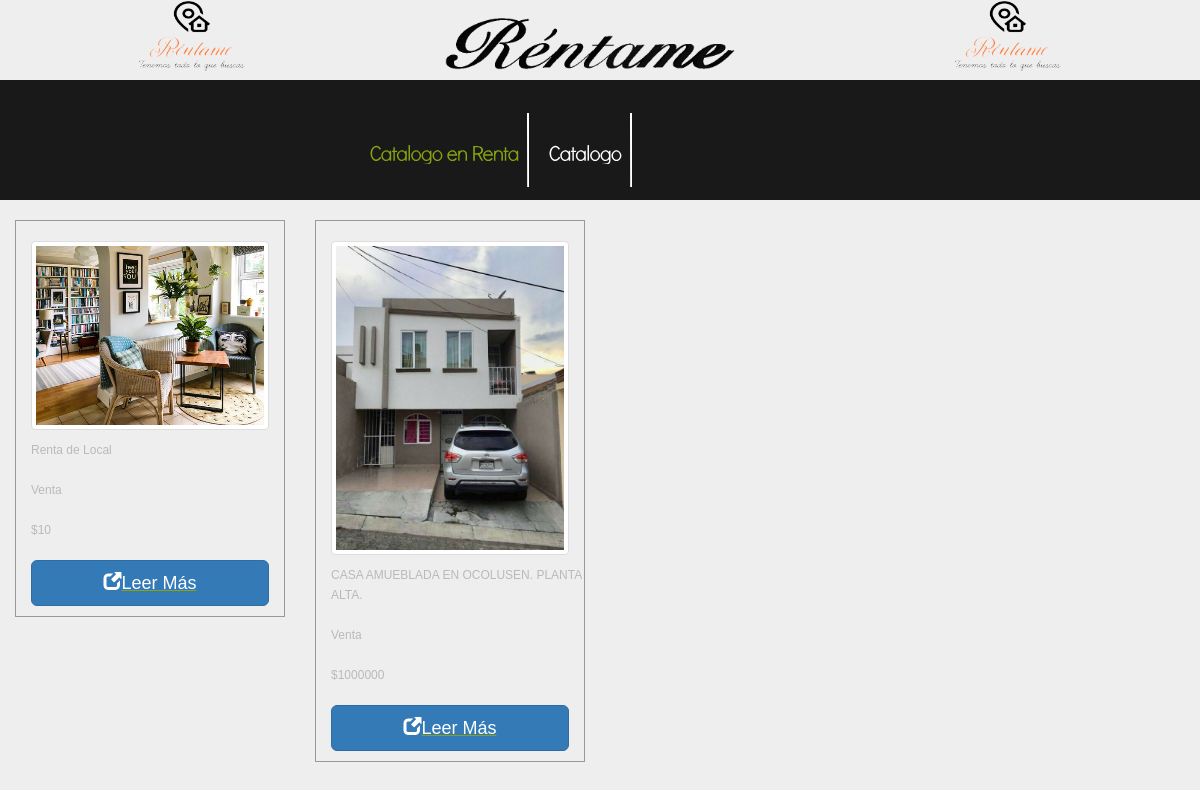
Page /MuestrarioV on the committed database.
### DB/models.py (models this page shows, shortened)
class Propiedad(models.Model):
    idP=models.AutoField(primary_key=True,verbose_name="Clave Propiedad")
    idI=models.ForeignKey(Inmobiliaria,on_delete=models.CASCADE,verbose_name="Clave Inmobiliaria")
    idVR=models.ForeignKey(VentaRenta,on_delete=models.CASCADE,verbose_name="Clave Venta Renta")
    Tipo=models.CharField(max_length=15,verbose_name="Tipo")
    Titulo=models.CharField(max_length=100,verbose_name="Titulo")
    NoCuartos=models.CharField(max_length=5,verbose_name="Numero de Cuartos")
    Telefono=models.CharField(max_length=11,verbose_name="Telefono")
    Correo=models.CharField(max_length=50,verbose_name="Correo")
    Banios=models.CharField(max_length=3,verbose_name="Baños")
    Estado=models.CharField(max_length=20,verbose_name="Estado")
    Ciudad=models.CharField(max_length=40,verbose_name="Ciudad")
    Calle=models.CharField(max_length=60,verbose_name="Calle")
    Colonia=models.CharField(max_length=60,verbose_name="Colonia")
    No=models.CharField(max_length=5,verbose_name="Numero")
    Descripcion=models.TextField(verbose_name="Descripción")
    FotoUno=models.ImageField(null=True,upload_to="fotos",verbose_name="Imagen")
    FotoDos=models.ImageField(null=True,upload_to="fotos",verbose_name="Imagen")
    FotoTres=models.ImageField(null=True,upload_to="fotos",verbose_name="Imagen")
    FotoCuatro=models.ImageField(null=True,upload_to="fotos",verbose_name="Imagen")
    class Meta:
        verbose_name="Propiedad"
        verbose_name_plural="Propiedades"
        ordering=["-Titulo"]

class VentaRenta(models.Model):
    idVR=models.AutoField(primary_key=True,verbose_name="Clave Venta Renta")
    Categoria=models.CharField(max_length=7,verbose_name="Categoria")
    Precio=models.IntegerField(verbose_name="Precio")
    FechaP=models.DateField(auto_now_add=True,verbose_name="Fecha Publicación")
    FechaM=models.DateField(auto_now_add=True,verbose_name="Fecha Actualización")
    class Meta:
        verbose_name="Venta Renta"
        verbose_name_plural="Ventas Rentas"
        ordering=["-FechaP"]

### DB/views.py (the view)
# urls.py: path('MuestrarioV',views_DB.MuestrarioV, name='MuestrarioV'),
def MuestrarioV(request):
    Propiedades=Propiedad.objects.all() #all recupera todos los objetos del modelo (registros de la tabla alumnos)
    Hoteles=Hotel.objects.all()
    VentasRentas=VentaRenta.objects.all()
    return render(request, "db/MuestrarioV.html",{'Propiedad':Propiedades,'Hotel':Hoteles})

### DB/templates/db/MuestrarioV.html (shortened to what this page needs)
{% extends "inicio/Inicio.html" %}
{% load static %}
{% block Contenido%}
    <div>
        <div class="body3">
            <header id="hh">
                <nav class="nav">
                    <ul id="menu">
                        <li id="menu_active"><a href="{%url 'MuestrarioR'%}">Catalogo en Renta</a></li>
						<li><a href="{%url 'Muestrario'%}">Catalogo</a></li>
                    </ul>
                </nav>
                </header>
        </div>
        <br>
        <section id="seccion">
            {% for Propiedades in Propiedad %}
            {% ifequal Propiedades.idVR.Categoria "Venta" %}
                <aside  class="col-lg-3 col-md-3 col-sm-12 col-xs-12">
                        <div class="col-lg-12 col-md-12 col-sm-6 col-xs-12">
                                <img src="{{Propiedades.FotoUno.url}}" class="img-thumbnail" width="100%">
                                <p style="width: 270px; height: auto; text-align: left">{{Propiedades.Titulo}}</p>
                                <p>{{Propiedades.idVR.Categoria}}</p>
                                <p>${{Propiedades.idVR.Precio}}</p>
                                 <a href="{% url 'Informacion' idP=Propiedades.idP %}" data-toggle="modal">
                                <button id="clave{{Propiedades.idP}}" type="submit" class="btn btn-primary btn-lg btn-block" value="{{Propiedades.idP}}"><span class="glyphicon glyphicon-new-window" ></span>Leer Más</button>
                                </a>
                            </div>
                </aside>
            {%endifequal%}
            {%endfor%}
            </section>
    </div>
{% endblock %}

### incio/static/inicio/css/estilo.css (style rules this page uses)
section aside div { border:1px solid #999; margin-bottom:10px; padding-bottom:10px; width: 50%; height: auto; }
section aside div img { margin:20px auto 10px auto; height: auto; }

### incio/static/inicio/css/style.css (style rules this page uses)
article, aside, audio, canvas, command, datalist, details, embed, figcaption, figure, footer, header, hgroup, keygen, meter, nav, output, progress, section, source, video { display:block }
body { background:#eee;border:0;font:12px Arial, Helvetica, sans-serif;color:#bababa;line-height:20px }
.body3 { background:#191919 }
a { color:#87a310;text-decoration:underline;outline:none }
p { padding-bottom:20px; text-align: justify; width: 840px; }
header { position:relative;height:80px; }
#hh { position: relative; height: 120px; }
.nav { width:500px; margin:0 auto; }
#menu { padding:33px 0 0 }
#menu li { padding:26px 10px 23px 20px;float:left;background:url(../img/menu_line.gif) right 0 no-repeat }
#menu li a { display:inline-block;overflow:hidden;font-size:21px;color:#ffffff;line-height:1.2em;text-decoration:none;letter-spacing:-1px }
#menu li a:hover, #menu #menu_active a { color:#87a310 }
ul, ol { list-style:none; }

### rows in the picture
Propiedad: FotoUno (picture), Titulo "Renta de Local", idVR.Categoria "Venta", idVR.Precio "10", {{ Propiedades.idP }} 3 (drawn)
Propiedad: FotoUno (picture), Titulo "CASA AMUEBLADA EN OCOLUSEN. PLANTA ALTA.", idVR.Categoria "Venta", idVR.Precio "1000000", {{ Propiedades.idP }} 1 (drawn)
